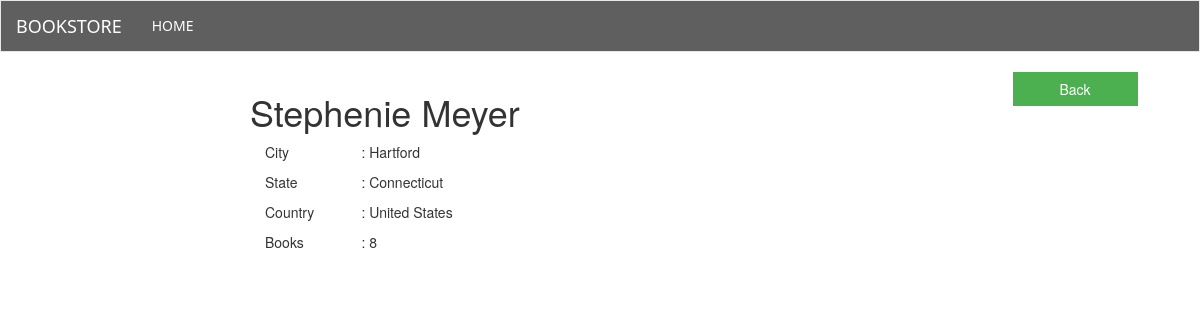
Page /bookstore/authors/17 on the committed database.
### book/models.py (models this page shows, shortened)
class Author(models.Model):
    first_name = models.CharField(max_length=120)
    last_name = models.CharField(max_length=120)
    city = models.CharField(max_length=30)
    state = models.CharField(max_length=30)
    country = models.CharField(max_length=30)
    number_of_books = models.IntegerField(null=True, default=0)
    view_count = models.PositiveIntegerField(default=0)

### book/views.py (the view)
# urls.py: url(r'^authors/(?P<id>\w+)$', views.author_details, name='author_details'),
def author_details(request, id):
    query_set = get_object_or_404(
        Author,
        id=id
    )
    context = {
        'author_obj': query_set,
    }
    return render(request, 'book/author_details.html', context)

### templates/book/author_details.html (shortened to what this page needs)
{% extends 'book/base.html' %}
{% block middle_area %}
    <div class="col-sm-10">
        <div><h1>{{ author_obj.first_name }} {{ author_obj.last_name }}</h1></div>
        <div class="col-sm-2">
            <p>City</p>
            <p>State</p>
            <p>Country</p>
            <p>Books</p>
        </div>
        <div class="col-sm-10">
            <p>: {{ author_obj.city }}</p>
            <p>: {{ author_obj.state }}</p>
            <p>: {{ author_obj.country }}</p>
            <p>: {{ author_obj.number_of_books }}</p>
        </div>
    </div>
{% endblock middle_area %}
{% block right_side %}
    <div>
        <p><a href="{% url 'authors' %}"><button type="button" class="btn btn-success">Back</button></a></p>
    </div>
{% endblock right_side %}

### rows in the picture
Author: first_name "Stephenie", last_name "Meyer", city "Hartford", state "Connecticut", country "United States", number_of_books "8"
